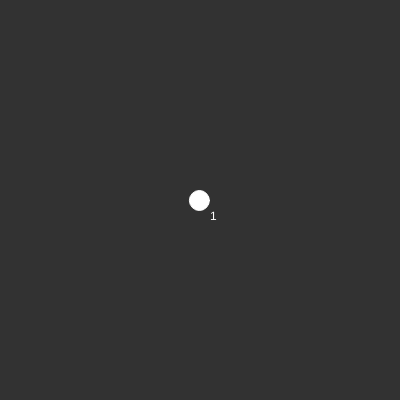
Frame 1 (no input)
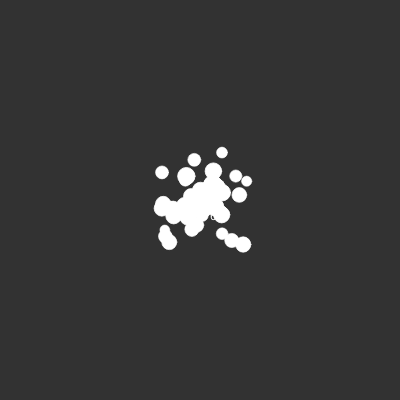
Frame 60 (no input)
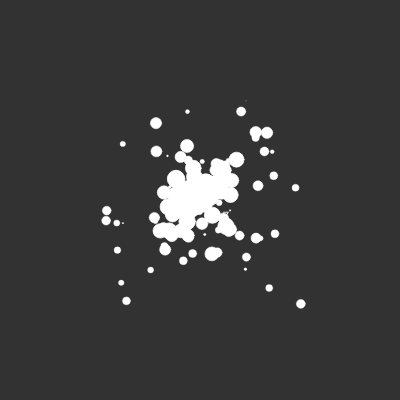
Frame 120 (the mouse pressed at the canvas centre since frame 60)

The p5.js sketch that drew these frames (run headless with seeded random() and noise() and a simulated clock; from frame 60 on, the mouse is pressed at the canvas centre):

// p5.js sketch
// ── sketch.js
let particles = [];

let debugMode = false;//to GUI

function setup() {
  createCanvas(400, 400);
  background(50);
}

function draw() {
  background(50);

//generate particles

translate(width/2, height/2);
// rotate(frameCount*0.02)
  let p = new Particle(0,0, 10);
  p.velocity(random(-1,1),random(-1,1))
  particles.push( p );


//update and display
  for (let i=0;i<particles.length; i++){
    let p = particles[i];
    p.update();
    if (debugMode) {
      p.displayDebug();
    } else {
      p.display();
    }
    p.live();
  }

  //limit the particle number
  while(particles.length > 300){
    particles.splice(0, 1);
  }

//remove if it's done
//use flipped array
  for(let i=particles.length-1;i >=0; i--){
    let p = particles[i];
    if(p.isDone){
      particles.splice(i, 1);
    }
  }
  //display the number of particles
  fill(255);
  text(particles.length, 10, 20);
}

function keyPressed(){
  debugMode = !debugMode;
  console.log('keyPressed');
}

class Particle{
  constructor(x, y, m){
    this.pos = createVector(x, y);
    this.vel = createVector();
    this.acc = createVector();

    this.mass = m;
    this.rad = this.mass;

    this.lifespan = 1.0;
    this.lifeReduction = random(0.005, 0.01);
    this.isDone = false;
  }
  position(x,y){
    this.pos = createVector(x,y);
    return this;
  }
  velocity(x,y){
    this.vel = createVector(x,y);
    return this;
  }
  setMass(m){
    this.mass = m;
    return this;
  }
  update(){
    this.vel.add(this.acc);
    this.pos.add(this.vel);
    this.acc.mult(0);
  }
  live(){
    this.lifespan -= this.lifeReduction;
    this.lifespan = constrain(this.lifespan, 0, 1.0);
    if(this.lifespan <= 0){
      this.isDone = true;
    }

  }
  display(){
    push();

    translate(this.pos.x, this.pos.y)
    scale(this.lifespan);
    stroke(255);
    fill(255);
    ellipse(0,0, this.rad*2, this.rad*2);
    pop();
  }
  displayDebug(){
    push();

    translate(this.pos.x, this.pos.y)
    scale(this.lifespan);

    stroke(255,150);
    noFill();
    ellipse(0,0, this.rad*2, this.rad*2);
    //vector of vel
    let adj = 10;
    stroke(255,0,0)
    line(0, 0, this.vel.x * adj, this.vel.x * adj)

    noStroke();
    fill(255);
    text(nf(this.lifespan
    , 1, 2), 10, 0);
    pop();
  }


}
